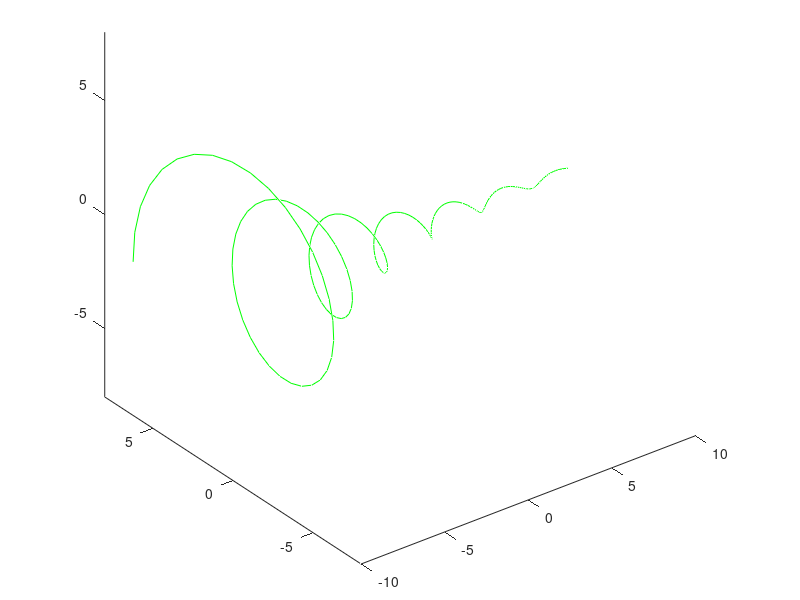

The MATLAB script that drew this image: (Note: this script raises an error after producing the figure.)
alpha=-0.2+2j;
C=0.5+0.7j;

dd=0.1;
t=[-10:dd:10];
yt=C*exp(alpha*t);

clf
subplot('position',[0.05 0.06 0.9 1.1]) % so png's clip nicely

% plot the continuous curve
plot3(t, real(yt), imag(yt), 'green')
axis([-10 10 -8 8 -8 8]); axis square
set(0, 'defaultAxesTickLabelInterpreter','latex');
set(0, 'defaultLegendInterpreter','latex');

% labels (in latex)
xlabel('continuous time $t$', 'Interpreter', 'Latex', 'FontSize', 14)
ylabel('real part', 'FontSize', 14)
zlabel('imag part', 'FontSize', 14)
h=text(-10, 4, 8, '$x(t)=(0.5+0.7j)\,e^{(-0.2+2j)t}$', 'FontSize', 18);
shg; pause(2); % flash up the CT complex exponential

% output CT complex exponential to png file
set(gcf,'PaperUnits','inches','PaperPosition',[0 0 6 5]) %150dpi
saveas(gcf, 'figures/ct-cmplxexp', 'png')

hold on; % we will overlay the CT complex exponential with the DT complex exponential

% plot the discrete points
n=[-10:10];
yn=C*exp(alpha*n);
plot3(n, real(yn), imag(yn), '*')

% labels (in latex)
xlabel('discrete time $n$', 'Interpreter', 'Latex', 'FontSize', 14)
delete(h); % remove old CT text label
text(-10, 4, 8, '$x[n]=(0.5+0.7j)\,\beta^n,\quad \beta=e^{-0.2+2j}$', 'FontSize', 18)

% output DT complex exponential to png file
set(gcf,'PaperUnits','inches','PaperPosition',[0 0 6 5]) %150dpi
saveas(gcf, 'figures/dt-cmplxexp', 'png')

hold off; shg